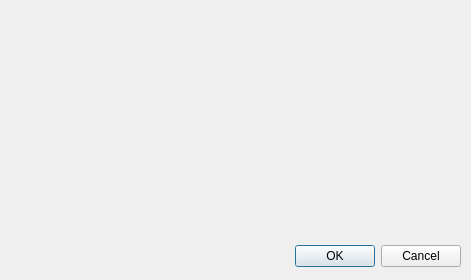
<?xml version="1.0" encoding="UTF-8"?>
<ui version="4.0">
 <class>balancedialog</class>
 <widget class="QDialog" name="balancedialog">
  <property name="geometry">
   <rect>
    <x>0</x>
    <y>0</y>
    <width>471</width>
    <height>280</height>
   </rect>
  </property>
  <property name="windowTitle">
   <string>Dialog</string>
  </property>
  <widget class="QDialogButtonBox" name="buttonBox">
   <property name="geometry">
    <rect>
     <x>10</x>
     <y>240</y>
     <width>451</width>
     <height>32</height>
    </rect>
   </property>
   <property name="orientation">
    <enum>Qt::Horizontal</enum>
   </property>
   <property name="standardButtons">
    <set>QDialogButtonBox::Cancel|QDialogButtonBox::Ok</set>
   </property>
  </widget>
 </widget>
 <resources/>
 <connections>
  <connection>
   <sender>buttonBox</sender>
   <signal>accepted()</signal>
   <receiver>balancedialog</receiver>
   <slot>accept()</slot>
   <hints>
    <hint type="sourcelabel">
     <x>248</x>
     <y>254</y>
    </hint>
    <hint type="destinationlabel">
     <x>157</x>
     <y>274</y>
    </hint>
   </hints>
  </connection>
  <connection>
   <sender>buttonBox</sender>
   <signal>rejected()</signal>
   <receiver>balancedialog</receiver>
   <slot>reject()</slot>
   <hints>
    <hint type="sourcelabel">
     <x>316</x>
     <y>260</y>
    </hint>
    <hint type="destinationlabel">
     <x>286</x>
     <y>274</y>
    </hint>
   </hints>
  </connection>
 </connections>
</ui>
